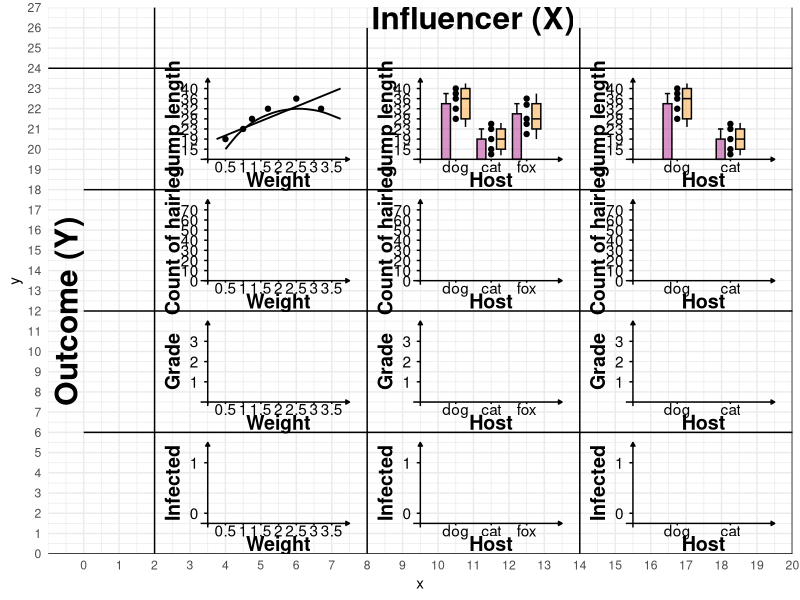

Write R code to recreate this figure.
library(tidyverse)

geom_coord_cross <- function(x, y, yticks = "numeric", xticks = "numeric", zero = FALSE) {
  list(
    annotate("segment", x = x-0.2, xend = x+4, y = y, yend = y,
             arrow = arrow(length = unit(0.0075, "npc"), type = "closed")),
    annotate("segment", x = x, xend = x, y = y-0.2, yend = y+4,
             arrow = arrow(length = unit(0.0075, "npc"), type = "closed")),
    if(yticks == "numeric") {
      if(zero){
        list(
          annotate("segment", x = x-0.1, xend = x, y = y + seq(0, 3.5, 0.5), yend = y+ seq(0, 3.5, 0.5)),
          annotate("text", x = x -0.25, y = y + seq(0, 3.5, 0.5), label = seq(0, 70, 10),
                   hjust = "right"),
          annotate("text", x = x - 1, y = y +2, label = c("Count of hairleg"), fontface = 2, size = 5,
                   angle = 90)
        )
      } else {
        list(
          annotate("segment", x = x-0.1, xend = x, y = y + seq(0, 3.5, 0.5), yend = y+ seq(0, 3.5, 0.5)),
          annotate("text", x = x -0.25, y = y + seq(0.5, 3.5, 0.5), 
                   label = round(seq(15, 40, length.out = 7)), hjust = "right") ,
          annotate("text", x = x - 1, y = y +2, label = c("Jump length"), fontface = 2, size = 5, 
                   angle = 90)
        )        
      }
    },
    if(xticks == "numeric") {
      list(
        annotate("segment", x = x+ seq(0, 3.5, 0.5), xend = x+ seq(0, 3.5, 0.5), y = y -0.1 , yend = y),
        annotate("text", x = x +seq(0.5, 3.5, 0.5), y = y -0.35, label = seq(0.5, 3.5, 0.5)),
        annotate("text", x = x + 2, y = y -1, label = c("Weight"), fontface = 2, size = 5)
      )
    },
    if(yticks == "3lvl") {
      list(
        annotate("segment", x = x-0.1, xend = x, y = y + c(1,2,3), yend = y+ c(1,2,3)),
        annotate("text", x = x -0.25, y = y + c(1,2,3), label = c("1", "2", "3"), hjust = "right") ,
        annotate("text", x = x - 1, y = y +2, label = c("Grade"), fontface = 2, size = 5, angle = 90)
      )
    },
    if(xticks == "3lvl") {
      list(
        annotate("segment", x = x + c(1,2,3), xend = x+ c(1,2,3), y = y -0.1 , yend = y),
        annotate("text", x = x + c(1,2,3), y = y -0.35, label = c("dog", "cat", "fox")),
        annotate("text", x = x + 2, y = y -1, label = c("Host"), fontface = 2, size = 5)
      )
    },
    if(yticks == "2lvl") {
      list(
        annotate("segment", x = x-0.1, xend = x, y = y + c(0.5, 3), yend = y+  c(0.5, 3)),
        annotate("text", x = x -0.25, y = y + c(0.5, 3), label = c("0", "1"), hjust = "right") ,
        annotate("text", x = x - 1, y = y +2, label = c("Infected"), fontface = 2, size = 5, angle = 90)
      )
    },
    if(xticks == "2lvl") {
      list(
        annotate("segment", x = x+ c(1.25, 2.75), xend = x+ c(1.25, 2.75), y = y -0.1 , yend = y),
        annotate("text", x = x + c(1.25, 2.75), y = y -0.35, label = c("dog", "cat")),
        annotate("text", x = x + 2, y = y -1, label = c("Host"), fontface = 2, size = 5)
        
      )
    }
  )
}

ggplot() +
  ## theme_void() +
  theme_minimal() +
  coord_cartesian(xlim = c(-1, 20), ylim = c(0, 27)) +
  scale_x_continuous(breaks = seq(-10, 10, 1)) +
  scale_y_continuous(breaks = seq(0, 10, 1)) +
  annotate("segment", x = c(2, 8, 14, 20), xend = c(2, 8, 14, 20),
           y = c(0, 0, 0, 0), yend = c(27, 26, 26, 27)) +
  annotate("segment", x = c(-1, 0, 0, 0, -1), xend = c(20, 20, 20, 20, 20),
           y = c(0, 6, 12, 18, 24), yend = c(0, 6, 12, 18, 24)) +
  geom_segment(y = c(0, 6, 12, 18, 24)) +
  scale_x_continuous(breaks = 0:22, expand = expansion(mult = 0)) +
  scale_y_continuous(breaks = 0:28, expand = expansion(mult = 0)) +
  ## outer text
  annotate("text", x = 11, y = 26.5, label = "Influencer (X)", size = 8, fontface = 2) +
  annotate("text", x = -0.5, y = 12, label = "Outcome (Y)", size = 8, fontface = 2, angle = 90) +
  ## coords
  geom_coord_cross(x = 3.5, y = 19.5, yticks = "numeric", xticks = "numeric") +
  geom_coord_cross(x = 9.5, y = 19.5, yticks = "numeric", xticks = "3lvl") +
  geom_coord_cross(x = 15.5, y = 19.5, yticks = "numeric", xticks = "2lvl") +
  geom_coord_cross(x = 3.5, y = 13.5, yticks = "numeric", xticks = "numeric", zero = TRUE) +
  geom_coord_cross(x = 9.5, y = 13.5, yticks = "numeric", xticks = "3lvl", zero = TRUE) +
  geom_coord_cross(x = 15.5, y = 13.5, yticks = "numeric", xticks = "2lvl", zero = TRUE) +
  geom_coord_cross(x = 3.5, y = 7.5, yticks = "3lvl", xticks = "numeric") +
  geom_coord_cross(x = 9.5, y = 7.5, yticks = "3lvl", xticks = "3lvl") +
  geom_coord_cross(x = 15.5, y = 7.5, yticks = "3lvl", xticks = "2lvl") +
  geom_coord_cross(x = 3.5, y = 1.5, yticks = "2lvl", xticks = "numeric") +
  geom_coord_cross(x = 9.5, y = 1.5, yticks = "2lvl", xticks = "3lvl") +
  geom_coord_cross(x = 15.5, y = 1.5, yticks = "2lvl", xticks = "2lvl") +
  ## normal
  ### covariate
  annotate("point", x = c(0.5, 1, 1.25, 1.7, 2.5, 3.2) + 3.5, 
           y = c(20.5, 21, 21.5, 22, 22.5, 22)) +
  annotate("segment", x = 3.75, xend = 7.25, y = 20.5, yend = 23, linewidth = 0.65) +
  geom_curve(aes(x = 4, y = 20, xend = 7.25, yend = 21.5),
             curvature = -0.4, color = "black", linewidth = 0.65) +
  ### 3lvl
  geom_rect(aes(xmin = 10.1, xmax = 10.35, ymin = 19.5, ymax = 22.25), fill = "#B12A9080",
            color = "black") +
  geom_segment(aes(x = 10.225, xend = 10.225, y = 22.25, yend = 22.75)) +
  geom_segment(aes(x = 10.15, xend = 10.3, y = 22.75, yend = 22.75)) +  
  annotate("point", x = c(10.5), 
           y = c(21.5, 22, 22.5, 22.75, 23)) +  
  geom_rect(aes(xmin = 10.65, xmax = 10.9, ymin = 21.5, ymax = 23), fill = "#FCA63680",
            color = "black") +
  geom_segment(aes(x = 10.65, xend = 10.9, y = 22.5, yend = 22.5)) +
  geom_segment(aes(x = 10.775, xend = 10.775, y = c(21.1, 23), yend = c(21.5, 23.25))) +
  geom_rect(aes(xmin = 11.1, xmax = 11.35, ymin = 19.5, ymax = 20.5), fill = "#B12A9080",
            color = "black") +
  geom_segment(aes(x = 11.225, xend = 11.225, y = 20.5, yend = 21)) +
  geom_segment(aes(x = 11.15, xend = 11.3, y = 21, yend = 21)) +  
  annotate("point", x = c(11.5), 
           y = c(19.75, 20, 20.5, 21, 21.25)) +  
  geom_rect(aes(xmin = 11.65, xmax = 11.9, ymin = 20, ymax = 21), fill = "#FCA63680",
            color = "black") +
  geom_segment(aes(x = 11.65, xend = 11.9, y = 20.5, yend = 20.5)) +
  geom_segment(aes(x = 11.775, xend = 11.775, y = c(19.7, 21), yend = c(20, 21.3))) +
  geom_rect(aes(xmin = 12.1, xmax = 12.35, ymin = 19.5, ymax = 21.75), fill = "#B12A9080",
            color = "black") +
  geom_segment(aes(x = 12.225, xend = 12.225, y = 21.75, yend = 22.25)) +
  geom_segment(aes(x = 12.15, xend = 12.3, y = 22.25, yend = 22.25)) +    
  annotate("point", x = c(12.5), 
           y = c(20.75, 21.25, 21.5, 22.2, 22.5)) +
  geom_rect(aes(xmin = 12.65, xmax = 12.9, ymin = 21, ymax = 22.25), fill = "#FCA63680",
            color = "black") +
  geom_segment(aes(x = 12.65, xend = 12.9, y = 21.5, yend = 21.5)) +
  geom_segment(aes(x = 12.775, xend = 12.775, y = c(20.5, 22.25), yend = c(21, 22.75))) +  
  ### 2lvl
  geom_rect(aes(xmin = 10.1+6.25, xmax = 10.35+6.25, ymin = 19.5, ymax = 22.25), fill = "#B12A9080",
            color = "black") +
  geom_segment(aes(x = 10.225+6.25, xend = 10.225+6.25, y = 22.25, yend = 22.75)) +
  geom_segment(aes(x = 10.15+6.25, xend = 10.3+6.25, y = 22.75, yend = 22.75)) +  
  annotate("point", x = c(10.5)+6.25, 
           y = c(21.5, 22, 22.5, 22.75, 23)) +  
  geom_rect(aes(xmin = 10.65+6.25, xmax = 10.9+6.25, ymin = 21.5, ymax = 23), fill = "#FCA63680",
            color = "black") +
  geom_segment(aes(x = 10.65+6.25, xend = 10.9+6.25, y = 22.5, yend = 22.5)) +
  geom_segment(aes(x = 10.775+6.25, xend = 10.775+6.25, y = c(21.1, 23), yend = c(21.5, 23.25))) +
  geom_rect(aes(xmin = 11.1+6.75, xmax = 11.35+6.75, ymin = 19.5, ymax = 20.5), fill = "#B12A9080",
            color = "black") +
  geom_segment(aes(x = 11.225+6.75, xend = 11.225+6.75, y = 20.5, yend = 21)) +
  geom_segment(aes(x = 11.15+6.75, xend = 11.3+6.75, y = 21, yend = 21)) +  
  annotate("point", x = c(11.5+6.75), 
           y = c(19.75, 20, 20.5, 21, 21.25)) +  
  geom_rect(aes(xmin = 11.65+6.75, xmax = 11.9+6.75, ymin = 20, ymax = 21), fill = "#FCA63680",
            color = "black") +
  geom_segment(aes(x = 11.65+6.75, xend = 11.9+6.75, y = 20.5, yend = 20.5)) +
  geom_segment(aes(x = 11.775+6.75, xend = 11.775+6.75, y = c(19.7, 21), yend = c(20, 21.3))) 


























## gandalf

  
  
  
